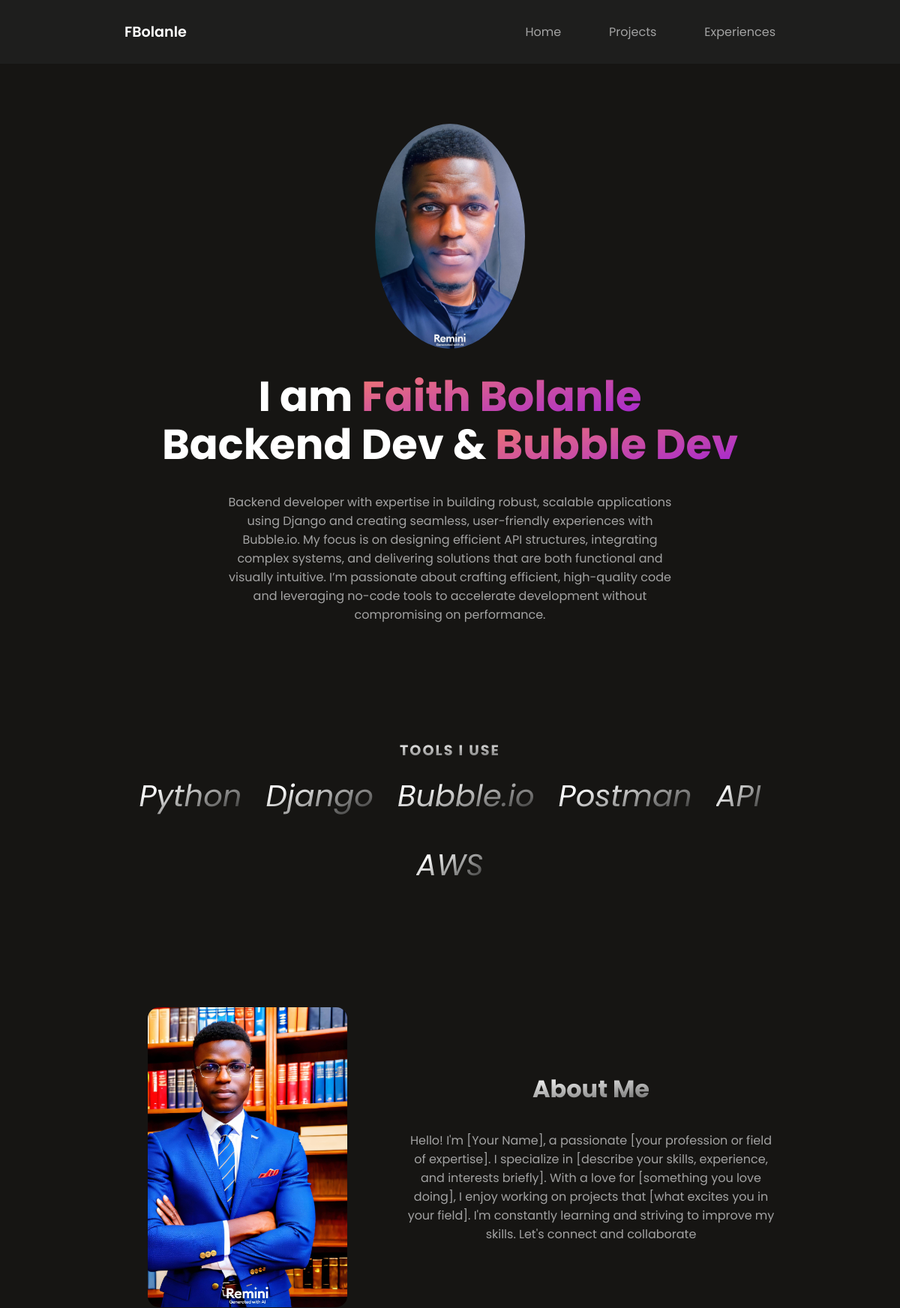
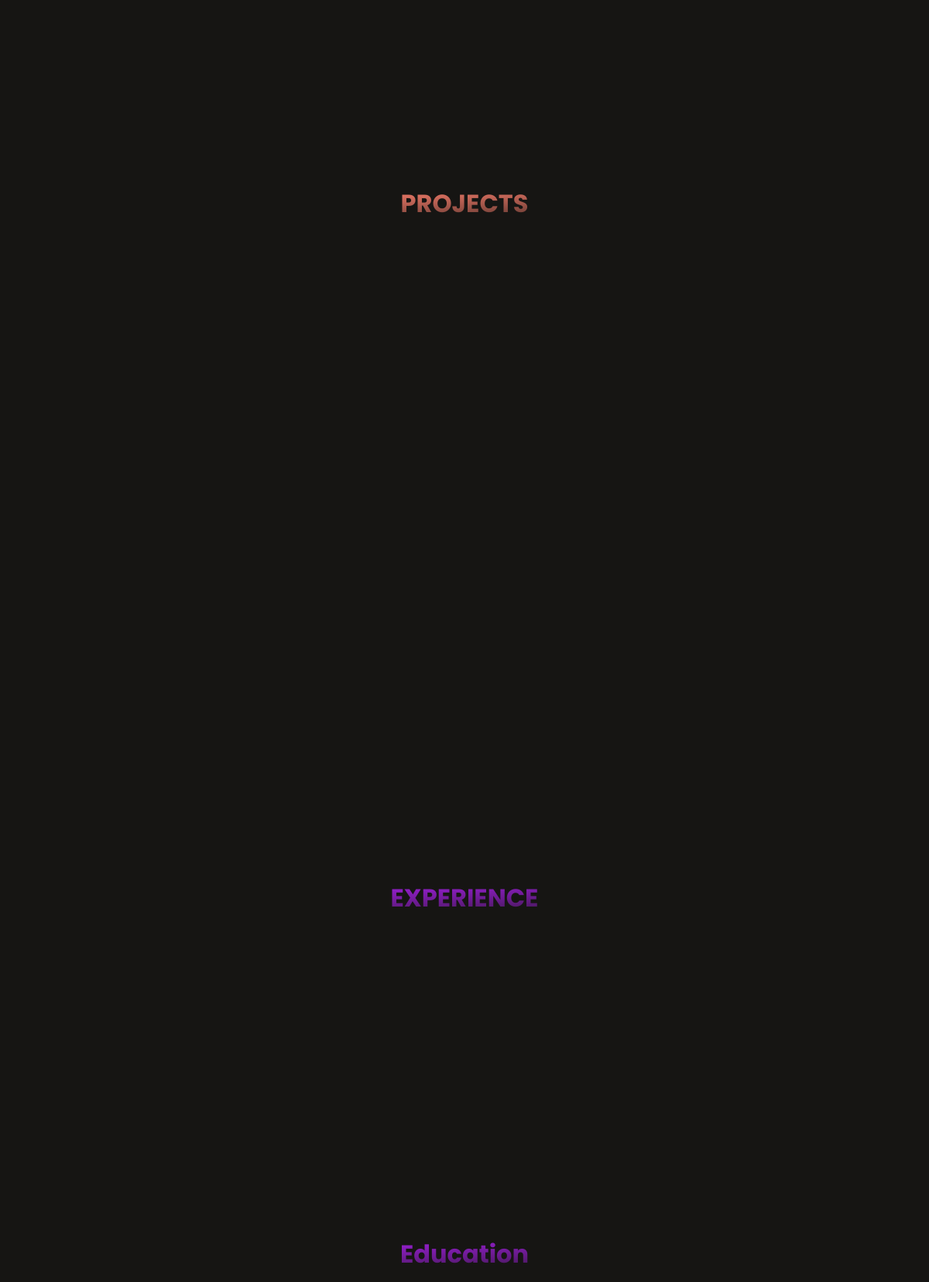
The page / (upper part) on the database its author committed (2 pictures, top to bottom).
### account/models.py (models this page shows, shortened)
class Information(User):
    description = models.TextField(null=True, blank=True)
    resume = models.FileField(upload_to='resume', null=True, blank=True)
    profile_pic = models.ImageField(upload_to='profile_pic', null=True, blank=True)
    class Meta:
        verbose_name = "User Information"

class Tool(models.Model):
    tool_name = models.CharField(max_length=100, blank=True, null=True)

class About(models.Model):
    image = models.ImageField(upload_to='about_pic', blank=True, null=True)
    about = models.TextField(blank=True, null=True)

### account/views.py (the view)
# urls.py: path("", Home.as_view(), name="home"),
class Home(TemplateView):
    template_name = 'index.html'
    def get_context_data(self, **kwargs):
        context = super(Home, self).get_context_data(**kwargs)
        context['information'] = Information.objects.all()
        context['experience'] = Experience.objects.all().order_by('-end_date')
        context['education'] = Education.objects.all()
        context['projects'] = Project.objects.all().order_by('-created_date')
        context['skills'] = Tool.objects.all()
        context['about'] = About.objects.all()
        context['socials'] = Social_links.objects.all()
        return context

### templates/index.html (shortened to what this page needs)
{% extends 'base.html' %}
{% load static %}
{% block content%}
    {% for info in information %}
    <header class="section__container header__container" id="home">
        <img src="{{ info.profile_pic.url }}" alt="header" />
        <h1>I am <span>{{ info.first_name }} {{ info.last_name }} </span> <br />Backend Dev & <span>Bubble Dev</span></h1>
        <p>
            {{info.description}}
        </p>
    </header>
    {% endfor %}
    <section class="section__container skill__container">
        <h2>TOOLS I USE</h2>
        <ul class="skill__flex">
            {% for tool in skills %}
            <li>
                <span><i>{{ tool.tool_name}}</i></span>
            </li>
            {% endfor %}
        </ul>
    </section>
    <section class="about__me">
        <div class="section__container">
            {% for ab in about %}
            <div class="about__me__container">
                <div class="about__me__image">
                    <img src="{{ ab.image.url }}" alt="Faith bolanle">
                </div>
                <div class="about__me__content">
                    <h2>About Me</h2>
                    <p>
                        {{ab.about}}
                    </p>
                </div>
            </div>
            {% endfor %}
        </div>
    </section>
    <section class="section__container project__container" id="project">
        <h2>PROJECTS</h2>
        <div class="project__grid">
        </div>
    </section>
    <section class="section__container experience__container" id="experience">
        <h2>EXPERIENCE</h2>
        <ul class="experience__list">
        </ul>
    </section>
    <section class="section__container experience__container" id="experience">
            <h2>Education</h2>
    </section>
{% endblock %}

### templates/base.html (shortened to what this page needs)
{% load static %}
<!DOCTYPE html>
<html lang="en">
<head>
    <link href="https://cdn.jsdelivr.net/npm/remixicon@4.3.0/fonts/remixicon.css" rel="stylesheet" />
    <link rel="stylesheet" href="{% static 'css/style.css' %}" />
</head>
<body>
    <nav>
        <div class="nav__bar">
            <div class="nav__header">
                <div class="nav__logo">
                    <a href="{% url 'home' %}">FBolanle</a>
                </div>
            </div>
            <ul class="nav__links" id="nav-links">
                <li><a href="{% url 'home' %}">Home</a></li>
                <li><a href="{% url 'project_list' %}">Projects</a></li>
                <li><a href="{% url 'home' %}">Experiences</a></li>
            </ul>
        </div>
    </nav>
{% block content %}
{% endblock %}
</body>
</html>

### static/css/style.css (style rules this page uses)
:root { --primary-color: #1e1e1d; --primary-color-dark: #161513; --primary-color-light: #a3a3a3; --white: #ffffff; --max-width: 900px; --gradient-1: linear-gradient(to right bottom, #f77d6b, #9e1fdb); --gradient-2: linear-gradient( to right bottom, var(--white) 25%, var(--primary-color) ); }
* { padding: 0; margin: 0; box-sizing: border-box; }
.section__container { max-width: var(--max-width); margin: auto; padding: 5rem 1rem; }
img { display: flex; width: 100%; }
a { text-decoration: none; transition: 0.3s; }
ul { list-style: none; }
html, body { scroll-behavior: smooth; }
body { font-family: "Poppins", sans-serif; background-color: var(--primary-color-dark); }
.nav__bar { position: fixed; width: 100%; max-width: var(--max-width); margin-inline: auto; z-index: 9; }
.nav__header { padding: 1rem; display: flex; align-items: center; justify-content: space-between; background-color: var(--primary-color); }
.nav__logo a { font-size: 1.2rem; font-weight: 600; color: var(--white); }
.nav__links { position: absolute; top: 100%; left: 0; width: 100%; padding: 2rem; display: flex; align-items: center; justify-content: center; flex-direction: column; gap: 2rem; background-color: var(--primary-color); transition: 0.5s; z-index: -1; transform: translateY(-100%); }
.nav__links a { color: var(--primary-color-light); }
.header__container img { max-width: 200px; margin-inline: auto; margin-bottom: 2rem; border-radius: 50%; object-fit: cover; }
.header__container h1 { margin-bottom: 2rem; font-size: 3.5rem; line-height: 4rem; color: var(--white); text-align: center; }
.header__container h1 span { background-image: var(--gradient-1); -webkit-background-clip: text; -webkit-text-fill-color: transparent; }
.header__container p { margin-bottom: 2rem; max-width: 600px; margin-inline: auto; color: var(--primary-color-light); text-align: center; }
.skill__container { padding-block: 0; }
.skill__container h2 { margin-bottom: 1rem; font-size: 1.2rem; font-weight: 700; letter-spacing: 2px; background: var(--gradient-2); -webkit-background-clip: text; -webkit-text-fill-color: transparent; text-align: center; }
.skill__flex { display: flex; align-items: center; justify-content: center; gap: 1rem; flex-wrap: wrap; }
.skill__flex span { font-size: 2.5rem; background: var(--gradient-2); -webkit-background-clip: text; -webkit-text-fill-color: transparent; }
.about__me { background-color: var(--primary-color-dark); color: var(--white); padding: 5rem 1rem; }
.about__me__container { display: grid; grid-template-columns: 1fr 1.5fr; gap: 3rem; justify-items: center; align-items: center; border-radius: 20px; overflow: hidden; }
.about__me__image img { max-width: 100%; max-height: 400px; width: auto; height: auto; object-fit: cover; border-radius: 15px; }
.about__me__content { display: flex; flex-direction: column; justify-content: center; border-radius: 15px; }
.about__me__content h2 { font-size: 2rem; font-weight: 700; background: var(--gradient-2); -webkit-background-clip: text; -webkit-text-fill-color: transparent; text-align: center; margin-bottom: 2rem; }
.about__me__content p { max-width: 600px; margin-inline: auto; text-align: center; color: var(--primary-color-light); }
.project__container h2 { margin-bottom: 4rem; font-size: 2rem; font-weight: 700; background: linear-gradient( to right bottom, #f77d6b 25%, var(--primary-color-dark) ); -webkit-background-clip: text; -webkit-text-fill-color: transparent; text-align: center; }
.project__grid { display: grid; gap: 2rem; }
.experience__container h2 { margin-bottom: 4rem; font-size: 2rem; font-weight: 700; background: linear-gradient( to right bottom, #9e1fdb 25%, var(--primary-color-dark) ); -webkit-background-clip: text; -webkit-text-fill-color: transparent; text-align: center; }
.experience__list { display: grid; gap: 3rem; }
@media (width > 768px) { nav { background-color: var(--primary-color); } }
@media (width > 768px) { .nav__bar { position: static; padding: 1.75rem 1rem; display: flex; align-items: center; justify-content: space-between; gap: 1rem; } }
@media (width > 768px) { .nav__header { padding: 0; background-color: transparent; } }
@media (width > 768px) { .nav__links { position: static; padding: 0; flex-direction: row; justify-content: flex-end; gap: 4rem; background-color: transparent; transform: none; z-index: 1; } }
@media (width > 768px) { .skill__flex { gap: 2rem; } }
@media (width > 768px) { .project__grid { grid-template-columns: repeat(2, 1fr); } }

### rows shown on the page
Information: profile_pic (picture), first_name "Faith", last_name "Bolanle", description "Backend developer with expertise in building robust, scalable applications using Django and creating seamless, user-friendly experiences with Bubble.io. My focus is on designing efficient API structures, integrating complex systems, and delivering solutions that are both functional and visually intuitive. I’m passionate about crafting efficient, high-quality code and leveraging no-code tools to accelerate development without compromising on performance."
Tool: tool_name "Python"
Tool: tool_name "Django"
Tool: tool_name "Bubble.io"
Tool: tool_name "Postman"
Tool: tool_name "API"
Tool: tool_name "AWS"
About: image (picture), about "Hello! I'm [Your Name], a passionate [your profession or field of expertise]. I specialize in [describe your skills, experience, and interests briefly]. With a love for [something you love doing], I enjoy working on projects that [what excites you in your field]. I'm constantly learning and striving to improve my skills. Let's connect and collaborate"
